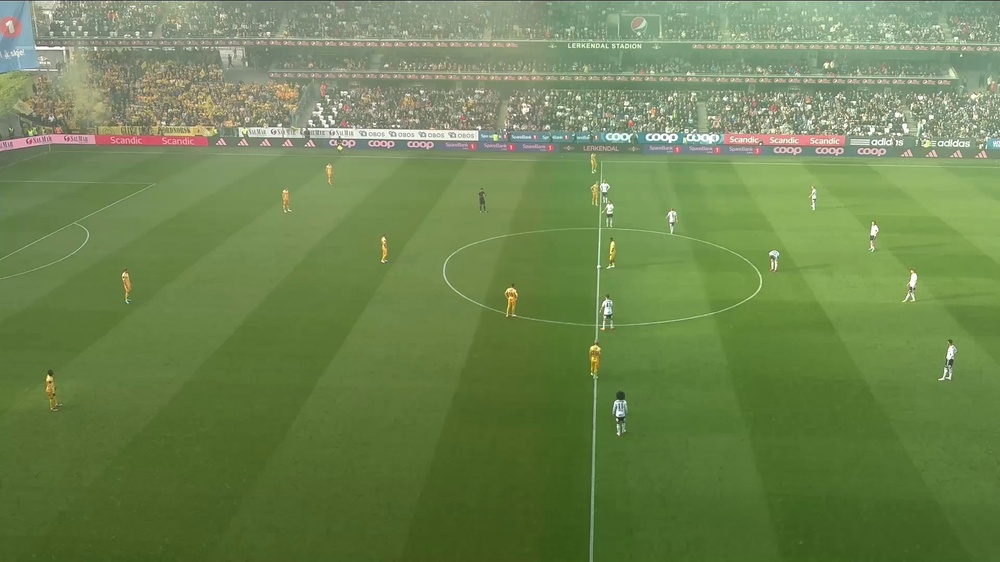
#> input picture The_first_frame/first_frame.jpg, 1000 x 562 px, shrunk from 1920 x 1080 before the run
$ python feature_extraction.py
#> lines starting #> are read from the running program, lines starting #| are printed output that depends on the picture
import cv2
import numpy as np

def initialize_feature_detector():
    return cv2.SIFT_create()

def feature_extractor(frame, final_detections):
    bboxes = final_detections.xyxy  # Array of bounding boxes
    detector = initialize_feature_detector()
    features = []

    # Create player ids
    player_ids = range(len(bboxes))

    for bbox, player_id in zip(bboxes, player_ids):
        x1, y1, x2, y2 = [int(v) for v in bbox]
        roi = frame[y1:y2, x1:x2]  # Define the region of interest based on the bounding box
        if roi.size == 0:
            continue  # Skip empty regions

        gray = cv2.cvtColor(roi, cv2.COLOR_BGR2GRAY)
        keypoints, descriptors = detector.detectAndCompute(gray, None)

        # Store the player_id and descriptors
        if descriptors is not None:
            features.append([player_id, descriptors])
        else:
            features.append([player_id, np.array([])])  # Handle cases where no keypoints are detected

    return features

#Only for testing
if __name__ == '__main__':

    frame = cv2.imread('The_first_frame/first_frame.jpg')
#> frame is the input picture: shape (562, 1000, 3); mean B, G, R 81, 132.6, 110
    # Initializing a final_detections that has xyxy attribute of correct structure
    class FinalDetections:
        def __init__(self, xyxy):
            self.xyxy = np.array(xyxy)

    final_detections = FinalDetections([
        [440., 531., 471., 596.],
        [68., 321., 105., 378.],
        # Add more as needed
    ])

    # Example to load a frame (normally within a loop or from a video capture)
    features = feature_extractor(frame, final_detections)
#> the loop in feature_extractor, `for bbox, player_id in zip(bboxes, player_ids):` made 2 passes
#> pass 1, in feature_extractor, `roi = frame[y1:y2, x1:x2]`:
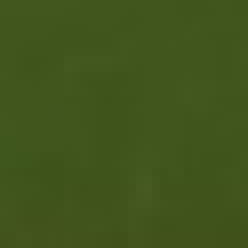
#> roi: shape (31, 31, 3) (shown 8 times larger); mean B, G, R 28.4, 85.1, 64.7
#> pass 2, in feature_extractor, `roi = frame[y1:y2, x1:x2]`:
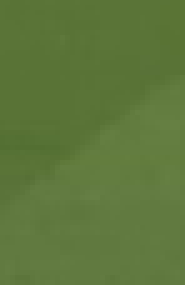
#> roi: shape (57, 37, 3) (shown 5 times larger); mean B, G, R 59.1, 119.1, 93.5
#> pass 2, in feature_extractor, `gray = cv2.cvtColor(roi, cv2.COLOR_BGR2GRAY)`:
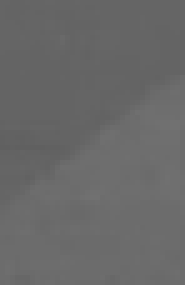
#> gray: shape (57, 37) (shown 5 times larger); min 96, max 113, mean 104.5
#> after the loop in feature_extractor, `for bbox, player_id in zip(bboxes, player_ids):`: features = [[0, empty array], [1, empty array]]
#> features = [[0, empty array], [1, empty array]]
    print("Extracted features from bounding boxes:")
    for feature in features:
        player_id, descriptors = feature
        print(f"Player ID: {player_id}, Number of Descriptors: {len(descriptors)}, Actual description: {descriptors}")
#> this loop made 2 passes
#> (feature, player_id) on passes 1 to 2: ([0, empty array], 0), ([1, empty array], 1)
#| Player ID: 0, Number of Descriptors: 0, Actual description: []
#| Player ID: 1, Number of Descriptors: 0, Actual description: []
